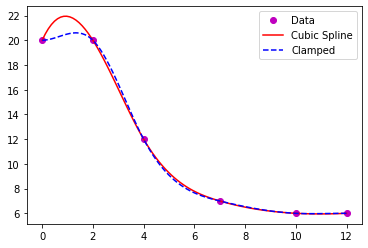

The script that saved this image:
#!/usr/bin/env python3
# -*- coding: utf-8 -*-
"""
@author: tylerklimas
[chapra_18_010.py]
[Tyler Klimas]
[11-29-21]


I understand and have adhered to all the tenets of the Duke Community Standard 
in creating this code.
Signed: [TK206]
"""

import numpy as np
from scipy.interpolate import CubicSpline
from scipy.interpolate import interp1d 
import matplotlib.pyplot as plt

x = np.array([0,2,4,7,10,12])
y = np.array([20,20,12,7,6,6])

cub = CubicSpline(x, y)
clamp = CubicSpline(x, y, bc_type = 'clamped')

xmod = np.linspace(x.min(), x.max(), 100)

y1 = cub(1.5)
y2 = clamp(1.5)
print(y1, y2)

fig = plt.figure(num=1, clear=True)
ax =fig.add_subplot(1,1,1)

ax.plot(x, y, 'mo')
ax.plot(xmod, cub(xmod), 'r')
ax.plot(xmod, clamp(xmod), 'b--')

plt.legend(['Data', 'Cubic Spline', 'Clamped'], loc='best')

fig.savefig('chapra_18_010_plot.png')